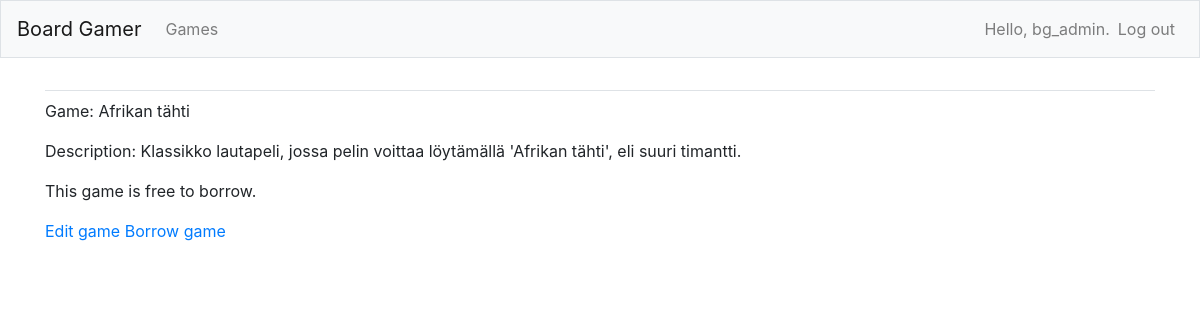
Screenshot of /games/8/ (signed in) with the database file from the repository.
### board_gamer/models.py (models this page shows)
class Game(models.Model):
    text = models.CharField(max_length=100)
    description = models.CharField(max_length=100, blank=True, null=True)
    date_added = models.DateTimeField(auto_now_add=True)
    is_borrowed = models.BooleanField(default=False, choices=ACTIVE_CHOICES)
    borrower = models.ForeignKey('Gamer', on_delete=models.PROTECT, blank=True, null=True)
    owner = models.ForeignKey(User, on_delete=models.CASCADE, blank=True, null=True)
    def __str__(self):
        return self.text

### board_gamer/views.py (the view)
# urls.py: path('games/<int:game_id>/', views.game, name='game'),
@login_required
def game(request, game_id):
    game = Game.objects.get(id=game_id)
    context = {'game':game}
    return render(request, 'board_gamer/game.html', context)

### board_gamer/templates/board_gamer/game.html (shortened to what this page needs)
{% extends "board_gamer/base.html" %}
{% block content %}
    <p>Game: {{ game }}</p>
    <p>Description: {{ game.description }}</p>
    {% if game.is_borrowed %}
        <h3><p>This game has been borrowed.</p></h3>
    {% else %}
        <p>This game is free to borrow.</p>
    {% endif %}
    <p>
        <a href="{% url 'board_gamer:edit_game' game.id %}">Edit game</a>
        <a href="{% url 'board_gamer:borrow_game' game.id %}">Borrow game</a>
    </p>
{% endblock content %}

### board_gamer/templates/board_gamer/base.html (shortened to what this page needs)
{% load bootstrap4 %}
<!doctype html>
<html lang="en">
<head>
    {% bootstrap_css %}
</head>
    <body>
        <nav class="navbar navbar-expand-md navbar-light bg-light mb-4 border">
            <a class="navbar-brand" href="{% url 'board_gamer:index' %}">Board Gamer</a>
        <div class="collapse navbar-collapse" id="navbarCollapse">
            <ul class="navbar-nav mr-auto">
                <li class="nav-item">
                    <a class="nav-link" href="{% url 'board_gamer:games' %}">Games</a>
                </li>
            </ul>
                <ul class="navbar-nav ml-auto">
                    {% if user.is_authenticated %}
                        <li class="nav-item">
                            <span class="navbar-text"}">Hello, {{ user.username }}.</span>
                        </li>
                        <li class="nav-item">
                            <a class="nav-link" href="{% url 'users:logout' %}">Log out</a>
                        </li>
                    {% endif %}
                </ul>
            </div>
        </nav>
        <main role="main" class="container">
            <div class="pb-2 mb-2 border-bottom">
            </div>
            <div>
                {% block content %}{% endblock content %}
            </div>
        </main>
    </body>
</html>

### rows the page displays
Game: text "Afrikan tähti", description "Klassikko lautapeli, jossa pelin voittaa löytämällä 'Afrikan tähti', eli suuri timantti."

### other values shown
{{ user.username }} "bg_admin"
